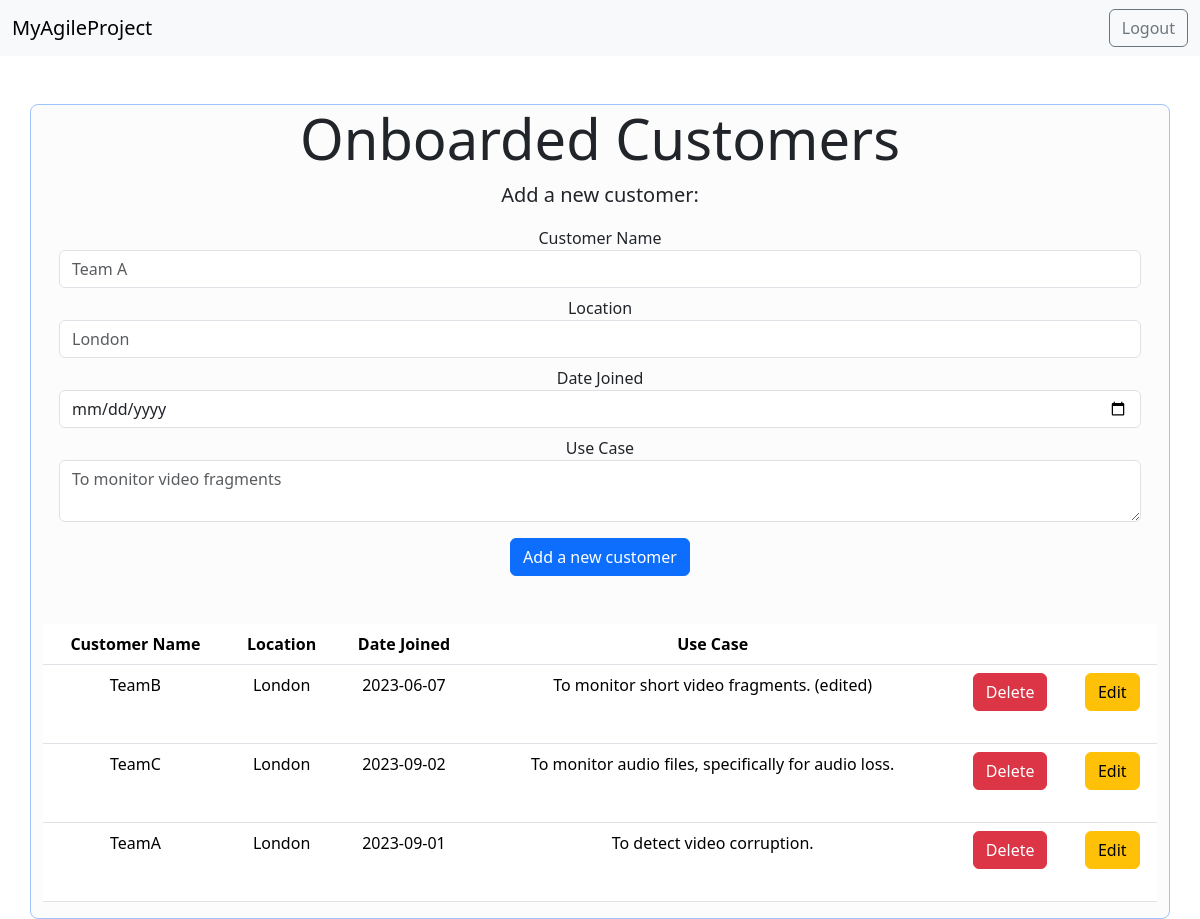
The app's page /customers_database (signed in), older data.
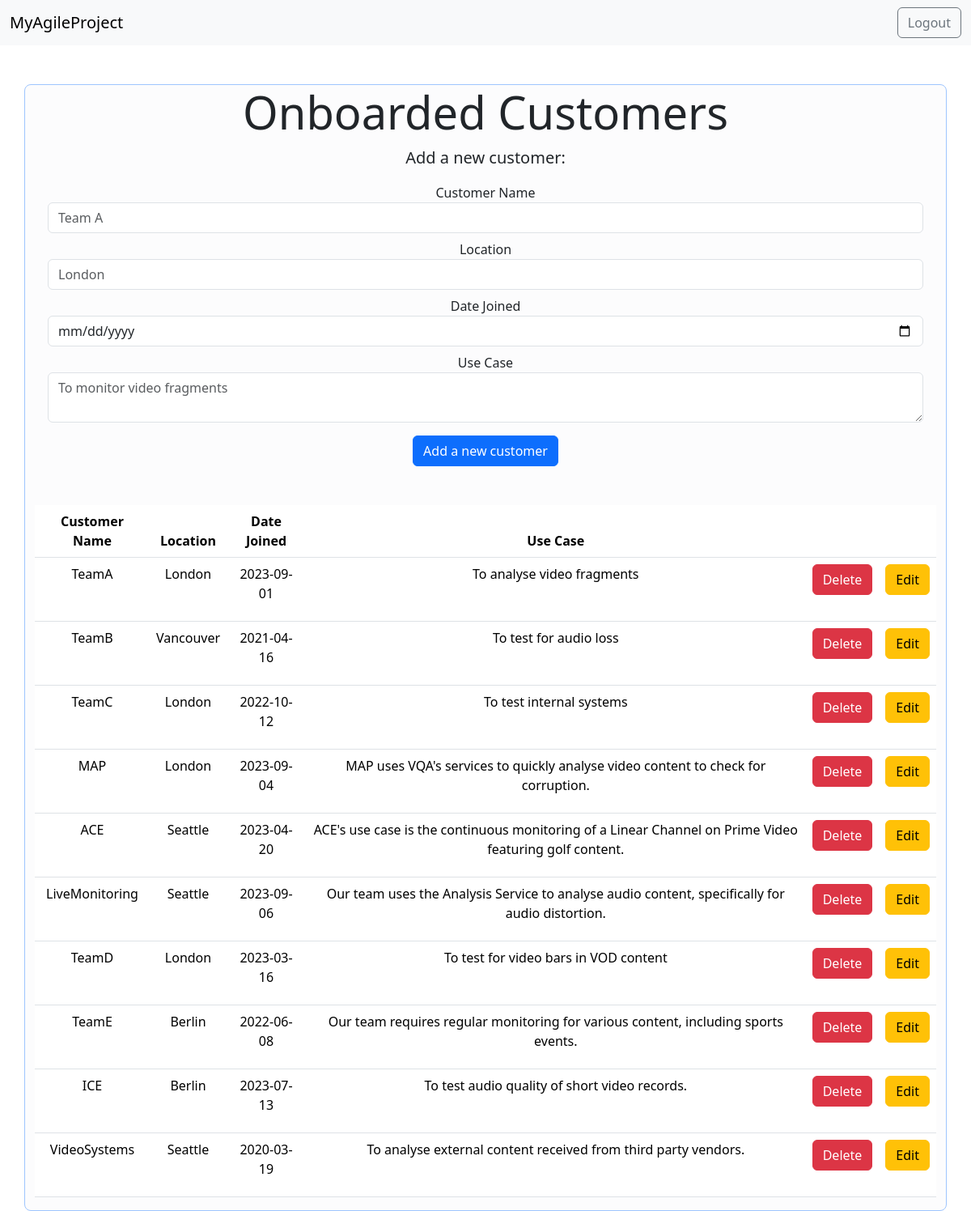
The same page, newer data.
### tables this page shows
CREATE TABLE customers (name VARCHAR PRIMARY KEY UNIQUE NOT NULL, author VARCHAR NOT NULL, dateJoined TEXT NOT NULL, useCase TEXT NOT NULL, location TEXT NOT NULL);

### main.py (the view)
@app.route("/customers_database")
@login_required
def customers_database():
    form = create_customer_form()
    connection = sqlite3.connect("database.db")
    connection.row_factory = sqlite3.Row
    current = connection.cursor()
    currentUser = current_user.username
    isAdmin = current_user.isAdmin
    current.execute("select * from customers")
    rows = current.fetchall();
    return render_template("customers_database.html", rows = rows, form=form, currentUser = currentUser, isAdmin = isAdmin, isAuthenticated = current_user.is_authenticated)

### forms.py (shortened to what this page needs)
    class customer_form(FlaskForm):
        name = StringField('Customer Name', default = nameValue, validators=[InputRequired(), Length(min=3, max=20)], render_kw={"placeholder": "Team A", "class":"form-control"})
        location = StringField('Location', default = locationValue, validators=[InputRequired(), Length(min=2, max=20)], render_kw={"placeholder": "London", "class":"form-control"})
        dateJoined = DateField('Date Joined', default = dateJoinedValue, validators=[InputRequired()], render_kw={"class":"form-control"})
        useCase = TextAreaField('Use Case', default = useCaseValue, validators=[InputRequired(), Length(max=300)], render_kw={"placeholder": "To monitor video fragments", "class":"form-control"})

### forms.py (called while the page is built, shortened)
def create_customer_form(
    nameValue: str = '',
    dateJoinedValue: str = '',
    locationValue: str = '',
    useCaseValue: str = ''
):
    class customer_form(FlaskForm):
        name = StringField('Customer Name', default = nameValue, validators=[InputRequired(), Length(min=3, max=20)], render_kw={"placeholder": "Team A", "class":"form-control"})
        location = StringField('Location', default = locationValue, validators=[InputRequired(), Length(min=2, max=20)], render_kw={"placeholder": "London", "class":"form-control"})
        dateJoined = DateField('Date Joined', default = dateJoinedValue, validators=[InputRequired()], render_kw={"class":"form-control"})
        useCase = TextAreaField('Use Case', default = useCaseValue, validators=[InputRequired(), Length(max=300)], render_kw={"placeholder": "To monitor video fragments", "class":"form-control"})
    return customer_form()

### main.py (called while the page is built)
@login_manager.user_loader
def load_user(id):
    try:
        connection = sqlite3.connect("database.db")
        cursor = connection.cursor()
        cursor.execute("SELECT * FROM users WHERE id = (?)",[id])
        result = cursor.fetchone()
        if result is None:
            return None
        else:
            return User(result[0], result[1], result[2], result[3], result[4])
    except Exception as e:
        return e

### templates/customers_database.html (shortened to what this page needs)
<!DOCTYPE html>
<html lang="en" dir="ltr">
  <head>
    <link href="https://cdn.jsdelivr.net/npm/bootstrap@5.3.1/dist/css/bootstrap.min.css" rel="stylesheet">
  </head>
  <body>
    <nav class="navbar navbar-expand-lg navbar-light bg-light mb-5">
      <div class="container-fluid">
        <a class="navbar-brand" href="{{ url_for('home') }}">MyAgileProject</a>
        {% if isAuthenticated%}
        <a class="btn btn-outline-secondary my-2 my-sm-0" href="{{ url_for('logout') }}" onclick="if (! window.confirm('Are you sure you want to log out?')){return false}">Logout</a>
        {% endif %}
    </div>
    </nav>
    <div class="jumbotron">
        <div class="container-md bg-light-subtle border border-primary-subtle rounded-3 text-center position-relative">
            <h1 class="display-4">Onboarded Customers</h1>
            <p class="lead">Add a new customer:</p>
            <form class="form" action = "{{ url_for('add_customer') }}" method = "POST">
                <div class="form-group mx-sm-3 mb-2">
                    {{ form.name.label() }}
                    {% if form.name.errors %}
                        {{ form.name() }}
                        <div class="invalid-feedback">
                        {% for error in form.name.errors %}
                        <span>* {{ error }}</span>
                        {% endfor %}
                        </div>
                    {%else%}
                        {{ form.name() }}
                    {% endif %}
                </div>
                <div class="form-group mx-sm-3 mb-2">
                    {{ form.location.label() }}
                    {% if form.location.errors %}
                        {{ form.location() }}
                        <div class="invalid-feedback">
                        {% for error in form.location.errors %}
                        <span>* {{ error }}</span>
                        {% endfor %}
                        </div>
                    {%else%}
                        {{ form.location() }}
                    {% endif %}
                </div>
                <div class="form-group mx-sm-3 mb-2">
                    {{ form.dateJoined.label() }}
                    {% if form.dateJoined.errors %}
                        {{ form.dateJoined() }}
                        <div class="invalid-feedback">
                        {% for error in form.dateJoined.errors %}
                        <span>* {{ error }}</span>
                        {% endfor %}
                        </div>
                    {%else%}
                        {{ form.dateJoined() }}
                    {% endif %}
                </div>
                <div class="form-group mx-sm-3 mb-3">
                    {{ form.useCase.label() }}
                    {% if form.useCase.errors %}
                        {{ form.useCase() }}
                        <div class="invalid-feedback">
                        {% for error in form.useCase.errors %}
                        <span>* {{ error }}</span>
                        {% endfor %}
                        </div>
                    {%else%}
                        {{ form.useCase() }}
                    {% endif %}
                </div>
                <button type="submit" class="btn btn-primary mb-4">Add a new customer</button>
            </form>
            <br>
            <table class="table">
                <thead>
                    <tr>
                        <th scope="col">Customer Name</th>
                        <th scope="col">Location</th>
                        <th scope="col">Date Joined</th>
                        <th scope="col">Use Case</th>
                        <th scope="col"></th>
                        <th scope="col"></th>
                    </tr>
                </thead>
                <tbody>
                    {% for row in rows %}
                        <tr>
                            <td>
                                {{row["name"]}}
                            </td>
                            <td>
                                {{row["location"]}}
                            </td>
                            <td>
                                {{row["dateJoined"]}}
                            </td>
                            <td>
                                {{row["useCase"]}}
                            </td>
                            {% if row["author"] == currentUser or isAdmin == "True"%}
                            <td>
                                <form action="{{ url_for('delete_customer', customer_name = row['name']) }}" method= "POST">
                                    <button type="submit" class="btn btn-danger mb-4" onclick="if (! window.confirm('Are you sure you want to delete this customer?')){return false}">Delete</button>
                                </form>
                            </td>
                            <td>
                                <a class="btn btn-warning my-2 my-sm-0" href="{{ url_for('update_customer', name = row['name'], dateJoined = row['dateJoined'], location = row['location'], useCase = row['useCase']) }}">Edit</a>
                            </td>
                            {% endif %}
                        </tr>
                    {%endfor%}
                </tbody>
            </table>
        </div>
    </div>
  </body>
</html>

Row changes from the older to the newer data that the page shows:
changed customers "TeamA": useCase "To detect video corruption." → "To analyse video fragments"; moves up the list
changed customers "TeamB": location "London" → "Vancouver"; dateJoined "2023-06-07" → "2021-04-16"; useCase "To monitor short video fragments. (edited)" → "To test for audio loss"
changed customers "TeamC": dateJoined "2023-09-02" → "2022-10-12"; useCase "To monitor audio files, specifically for audio loss." → "To test internal systems"
added customers: name "MAP", location "London", dateJoined "2023-09-04", useCase "MAP uses VQA's services to quickly analyse video content to check for corruption."
added customers: name "ACE", location "Seattle", dateJoined "2023-04-20", useCase "ACE's use case is the continuous monitoring of a Linear Channel on Prime Video featuring golf content."
added customers: name "LiveMonitoring", location "Seattle", dateJoined "2023-09-06", useCase "Our team uses the Analysis Service to analyse audio content, specifically for audio distortion."
added customers: name "TeamD", location "London", dateJoined "2023-03-16", useCase "To test for video bars in VOD content"
added customers: name "TeamE", location "Berlin", dateJoined "2022-06-08", useCase "Our team requires regular monitoring for various content, including sports events."
added customers: name "ICE", location "Berlin", dateJoined "2023-07-13", useCase "To test audio quality of short video records."
added customers: name "VideoSystems", location "Seattle", dateJoined "2020-03-19", useCase "To analyse external content received from third party vendors."
